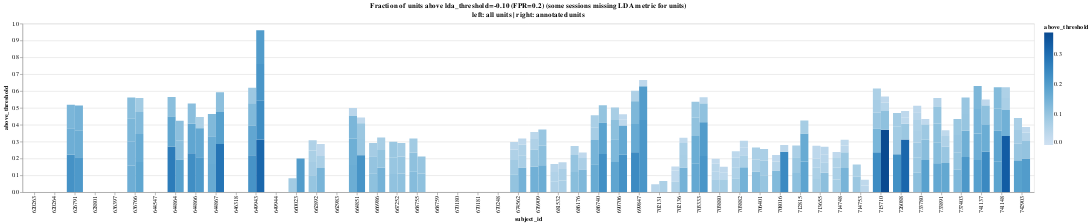

Notebook code cell kept with this figure:
### Code cell
def fpr_to_lda_threshold(fpr_threshold: float) -> float:
    return (
        get_roc_curve_df(metric='lda')
        .select(
            pl.col('value').sort_by((pl.col('fpr') - fpr_threshold).abs())
        )
        .get_column('value')
        .first()
    )
    
def get_above_lda_threshold_df(df: pl.DataFrame, lda_threshold: float) -> pl.DataFrame:
    return (
        df
        .with_columns(
            session_id=pl.col('unit_id').str.split('_').list.slice(0, 2).list.join('_'),
            subject_id=pl.col('unit_id').str.split('_').list.get(0),
        )
        .group_by('session_id')
        .agg(
            pl.col('subject_id').first(),
            above_threshold=(pl.col('lda').gt(lda_threshold)).arg_true().count().truediv(pl.col('lda').count()),
            n_units_with_lda_score=pl.col('lda').count(),
        )
        .with_columns(
            subject_total_above_threshold=pl.col('above_threshold').sum().over('subject_id'),
        )
    )

    
def get_sessions_above_threshold_chart(df: pl.DataFrame, fpr_threshold = 0.1) -> alt.Chart:
    lda_threshold = fpr_to_lda_threshold(fpr_threshold)
    return (
        alt.Chart(df.pipe(get_above_lda_threshold_df, lda_threshold=lda_threshold)).mark_bar().encode(
            color=alt.Color('above_threshold:Q'),#.scale(domain=[0, 1]),
            x=alt.X('subject_id:N', sort='x'),
            y=alt.Y('above_threshold:Q'),
            tooltip=['session_id', 'above_threshold'],
        ).properties(
            title=[f'Fraction of units above {lda_threshold=:.2f} (FPR={fpr_threshold})', '(some sessions missing LDA metric for all units)'],
            width=1600,
            height=200,
        )
        .interactive()
    )
    
def get_combined_above_threshold_chart(annotated_units_df: pl.DataFrame, all_units_df: pl.DataFrame, fpr_threshold = 0.1) -> alt.Chart:
    lda_threshold = fpr_to_lda_threshold(fpr_threshold)
    source = pl.concat([
        (
            all_units_df.pipe(get_above_lda_threshold_df, lda_threshold=lda_threshold)
            .with_columns(
                units_group=pl.lit('all'),
            )
        ),
        (
            annotated_units_df.pipe(get_above_lda_threshold_df, lda_threshold=lda_threshold)
            .with_columns(
                units_group=pl.lit('annotated'),
            )
        ),
    ])
    return (
        alt.Chart(source).mark_bar().encode(
            color=alt.Color('above_threshold:Q'),#.scale(domain=[0, 1]),
            x=alt.X('subject_id:N', sort='x'),
            y=alt.Y('above_threshold:Q'),
            xOffset='units_group:N',
            tooltip=['units_group', 'session_id', 'above_threshold'],
        ).properties(
            title=[f'Fraction of units above {lda_threshold=:.2f} (FPR={fpr_threshold}) (some sessions missing LDA metric for units)', 'left: all units | right: annotated units'],
            width=1800,
            height=300,
        )
        .interactive()
    )

fpr_threshold = 0.2
get_combined_above_threshold_chart(get_df().drop_nulls('drift_rating').join(lda_all_df, on='unit_id', how='left'), lda_all_df, fpr_threshold=fpr_threshold)

### Figure 1 — Vega-Lite specification as saved in the notebook (floating-point values rounded to 4 significant figures; data arrays with more than 128 entries replaced by an {"elided": "..."} marker saying what was removed)
{"config": {"view": {"continuousWidth": 300, "continuousHeight": 300}}, "data": {"name": "data-5984870baaa7403554d6cbc9860f64da"}, "mark": {"type": "bar"}, "encoding": {"color": {"field": "above_threshold", "type": "quantitative"}, "tooltip": [{"field": "units_group", "type": "nominal"}, {"field": "session_id", "type": "nominal"}, {"field": "above_threshold", "type": "quantitative"}], "x": {"field": "subject_id", "sort": "x", "type": "nominal"}, "xOffset": {"field": "units_group", "type": "nominal"}, "y": {"field": "above_threshold", "type": "quantitative"}}, "height": 300, "params": [{"name": "param_45", "select": {"type": "interval", "encodings": ["x", "y"]}, "bind": "scales"}], "title": ["Fraction of units above lda_threshold=-0.10 (FPR=0.2) (some sessions missing LDA metric for units)", "left: all units | right: annotated units"], "width": 1800, "$schema": "https://vega.github.io/schema/vega-lite/v5.20.1.json", "datasets": {"data-5984870baaa7403554d6cbc9860f64da": {"elided": "297 records"}}}
